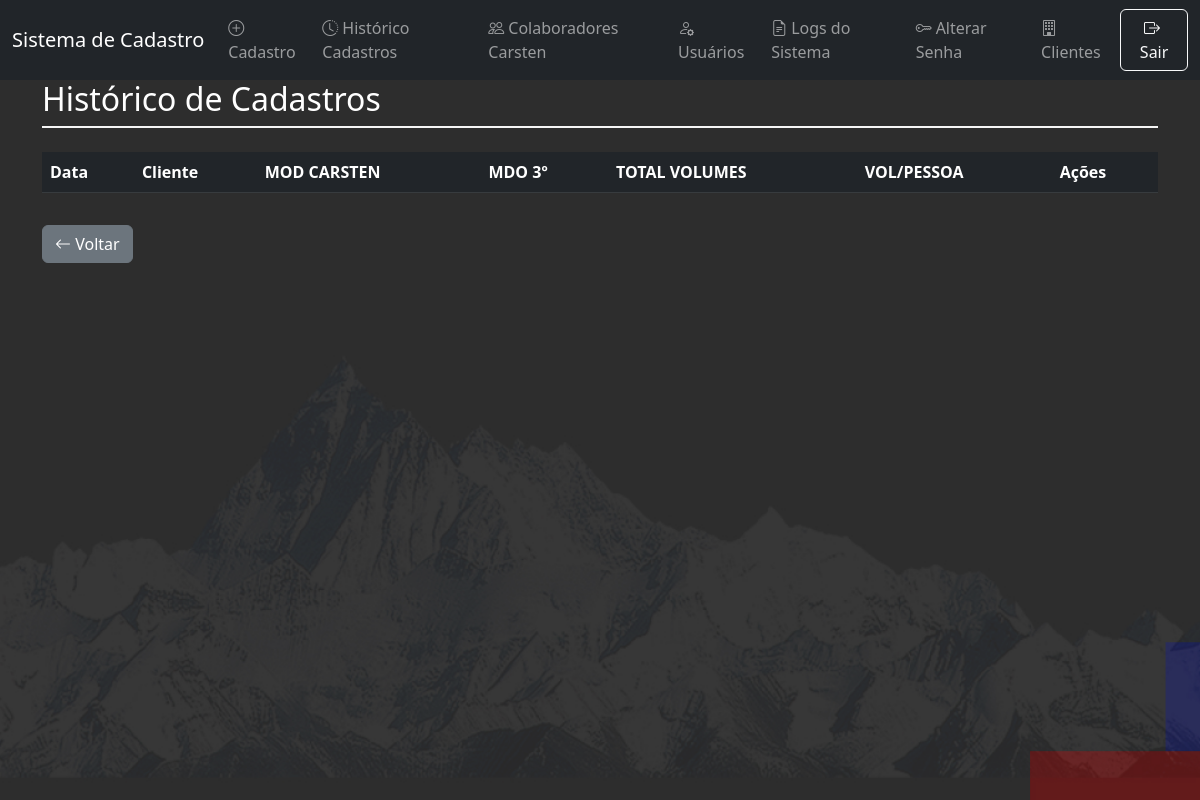
Page /historico_cadastros (signed in) on the earlier database version.
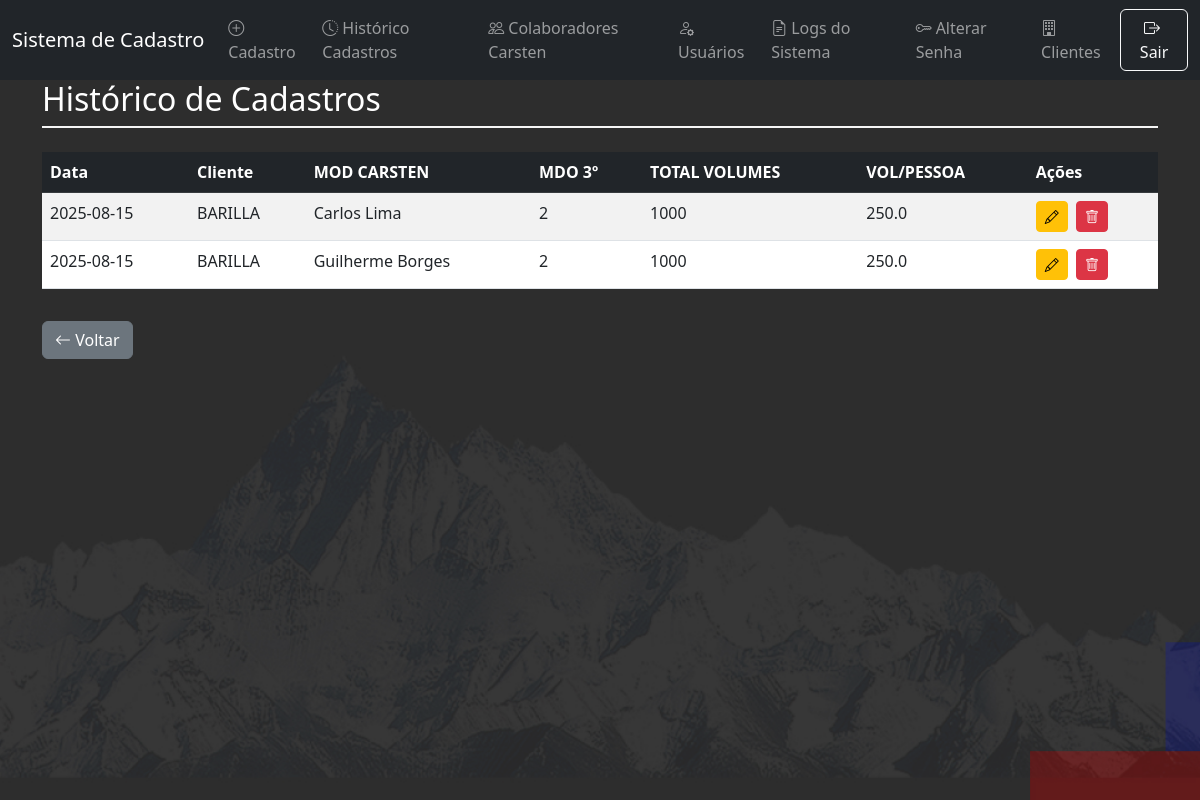
Same page on the later database version.
### tables this page shows
CREATE TABLE tb_pck_arm (
            id INTEGER PRIMARY KEY AUTOINCREMENT,
            data DATE NOT NULL,
            cliente_id INTEGER,
            mod_carsten VARCHAR(20),
            mod_3 VARCHAR(20),
            total_volumes VARCHAR(20),
            vol_pessoas VARCHAR(20),
            escala_carsten INTEGER DEFAULT 0,
            escala_terceiros INTEGER DEFAULT 0,
            usuario_id INTEGER,
            FOREIGN KEY (usuario_id) REFERENCES usuarios(id),
            FOREIGN KEY (cliente_id) REFERENCES clientes(id)
        );

CREATE TABLE clientes (
            id INTEGER PRIMARY KEY AUTOINCREMENT,
            nome VARCHAR(100) NOT NULL,
            codigo VARCHAR(20) UNIQUE,
            ativo BOOLEAN DEFAULT 1,
            data_cadastro DATE DEFAULT CURRENT_DATE
        );

### app.py (the view)
@app.route('/historico_cadastros')
def historico_cadastros():
    if 'user_id' not in session:
        return redirect(url_for('login'))
    conn = get_db_connection()
    cadastros = conn.execute('''
        SELECT c.id, date(c.data) as data, cl.nome as cliente, c.mod_carsten, c.mod_3,
               c.total_volumes, c.vol_pessoas, c.usuario_id
        FROM tb_pck_arm c
        JOIN clientes cl ON c.cliente_id = cl.id
        ORDER BY c.data DESC, cl.nome
    ''').fetchall()
    conn.close()
    return render_template('historico_cadastros.html',
                         cadastros=cadastros,
                         titulos=["Data", "Cliente", "MOD CARSTEN", "MDO 3º", "TOTAL VOLUMES", "VOL/PESSOA"])

### app.py (called while the page is built)
def get_db_connection():
    conn = sqlite3.connect(DATABASE)
    conn.row_factory = sqlite3.Row
    return conn

@app.context_processor
def inject_datetime():
    return {'datetime': datetime}

### templates/historico_cadastros.html (shortened to what this page needs)
{% extends "base.html" %}
{% block content %}
<div class="container">
    <h2 class="mb-4 historico-cadastros-titulo">Histórico de Cadastros</h2>
    <div class="table-responsive">
        <table class="table table-striped">
            <thead class="table-dark">
                <tr>
                    {% for titulo in titulos %}
                        <th>{{ titulo }}</th>
                    {% endfor %}
                    <th>Ações</th>
                </tr>
            </thead>
            <tbody>
                {% for cadastro in cadastros %}
                <tr>
                    <td>{{ cadastro['data'] }}</td>
                    <td>{{ cadastro['cliente'] }}</td>
                    <td>{{ cadastro['mod_carsten'] }}</td>
                    <td>{{ cadastro['mod_3'] }}</td>
                    <td>{{ cadastro['total_volumes'] }}</td>
                    <td>{{ cadastro['vol_pessoas'] }}</td>
                    <td>
                        <a href="{{ url_for('editar_cadastro', id=cadastro['id']) }}" class="btn btn-sm btn-warning me-1">
                            <i class="bi bi-pencil"></i>
                        </a>
                        <button class="btn btn-sm btn-danger excluir-cadastro" data-id="{{ cadastro['id'] }}">
                            <i class="bi bi-trash"></i>
                        </button>
                    </td>
                </tr>
                {% endfor %}
            </tbody>
        </table>
    </div>
    <div class="mt-3">
        <a href="{{ url_for('index') }}" class="btn btn-secondary">
            <i class="bi bi-arrow-left"></i> Voltar
        </a>
    </div>
</div>
{% endblock %}

### templates/base.html (shortened to what this page needs)
<!DOCTYPE html>
<html lang="pt-BR">
<head>
    <link rel="stylesheet" href="{{ url_for('static', filename='css/style.css') }}">
    <link href="https://cdn.jsdelivr.net/npm/bootstrap@5.3.0/dist/css/bootstrap.min.css" rel="stylesheet">
    <link rel="stylesheet" href="https://cdn.jsdelivr.net/npm/bootstrap-icons@1.10.0/font/bootstrap-icons.css">
    <link rel="stylesheet" href="https://cdn.jsdelivr.net/npm/bootstrap-icons@1.10.5/font/bootstrap-icons.css">
</head>
<body>
    <div class="background-container"></div>
    {% if not hide_nav %}
    <nav class="navbar navbar-expand-lg navbar-dark bg-dark">
        <div class="container-fluid">
            <a class="navbar-brand" href="{{ url_for('index') }}">Sistema de Cadastro</a>
            <div class="collapse navbar-collapse" id="navbarNav">
                <ul class="navbar-nav me-auto">
                    <li class="nav-item">
                        <a class="nav-link" href="{{ url_for('index') }}">
                            <i class="bi bi-plus-circle me-1"></i>Cadastro
                        </a>
                    </li>
                    <li class="nav-item">
                        <a class="nav-link" href="{{ url_for('historico_cadastros') }}">
                            <i class="bi bi-clock-history me-1"></i>Histórico Cadastros
                        </a>
                    </li>
                    <li class="nav-item">
                        <a class="nav-link" href="{{ url_for('historico_escalas') }}">
                            <i class="bi bi-people me-1"></i>Colaboradores Carsten
                        </a>
                    </li>
                    {% if session.get('admin') %}
                    <li class="nav-item">
                        <a class="nav-link" href="{{ url_for('gerenciar_usuarios') }}">
                            <i class="bi bi-person-gear me-1"></i>Usuários
                        </a>
                    </li>
                    <li class="nav-item">
                        <a class="nav-link" href="{{ url_for('visualizar_logs') }}">
                            <i class="bi bi-file-earmark-text me-1"></i>Logs do Sistema
                        </a>
                    </li>
                    {% endif %}
                    <li class="nav-item">
                        <a class="nav-link" href="{{ url_for('alterar_senha') }}">
                            <i class="bi bi-key me-1"></i>Alterar Senha
                        </a>
                    </li>
                    <li class="nav-item">
                        <a class="nav-link" href="{{ url_for('listar_clientes') }}">
                            <i class="bi bi-building me-1"></i>Clientes
                        </a>
                    </li>
                </ul>
                <div class="d-flex">
                    <a href="{{ url_for('logout') }}" class="btn btn-outline-light">
                        <i class="bi bi-box-arrow-right me-1"></i>Sair
                    </a>
                </div>
            </div>
        </div>
    </nav>
    {% endif %}
    <div class="content-container">
        {% block content %}{% endblock %}
    </div>
</body>
</html>

### static/css/style.css (style rules this page uses)
body { font-family: 'Arial', sans-serif; margin: 0; padding: 0; height: 100vh; overflow: hidden; display: flex; flex-direction: column; }
.background-container { position: fixed; top: 0; left: 0; width: 100%; height: 100%; background-image: url('/static/images/fundo.jpg'); background-size: cover; background-position: center; background-repeat: no-repeat; filter: brightness(0.7); z-index: -1; }
.btn { padding: 10px 15px; border: none; border-radius: 4px; cursor: pointer; font-weight: bold; display: flex; align-items: center; justify-content: center; gap: 5px; }
.btn-secondary { background-color: #6c757d; color: white; }
.historico-cadastros-titulo { color: #ffffff; border-bottom: 2px solid #f5f5f5; padding-bottom: 8px; }

Differences in the rows shown:
added tb_pck_arm: data "2025-08-15", cliente "BARILLA", mod_carsten "Carlos Lima", mod_3 "2", total_volumes "1000", vol_pessoas "250.0"
added tb_pck_arm: data "2025-08-15", cliente "BARILLA", mod_carsten "Guilherme Borges", mod_3 "2", total_volumes "1000", vol_pessoas "250.0"
